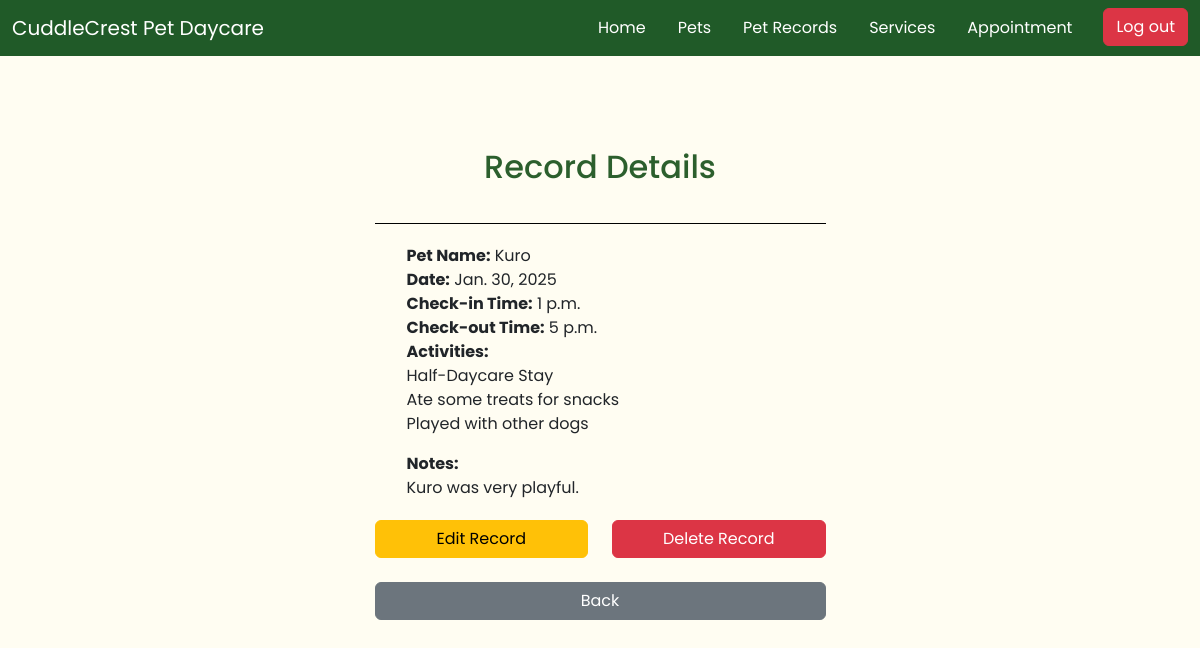
Screenshot of /pet-record/14/ (signed in) with the database file from the repository.
### app/models.py (models this page shows, shortened)
class PetRecord(models.Model):
    pet = models.ForeignKey(PetProfile, on_delete=models.CASCADE)
    date = models.DateField(null=True, blank=True)
    check_in_time = models.TimeField(null=True, blank=True)
    check_out_time = models.TimeField(null=True, blank=True)
    activities = models.TextField(null=True, blank=True)
    notes = models.TextField(null=True, blank=True)

class PetProfile(models.Model):
    pet_name = models.CharField(max_length=50)
    breed = models.CharField(max_length=50)
    weight = models.DecimalField(max_digits=5, decimal_places=2)
    sex = models.CharField(max_length=1, choices=[
        ('M', 'Male'),
        ('F', 'Female'),
        ('O', 'Other'),
    ])
    owner = models.ForeignKey(settings.AUTH_USER_MODEL, on_delete=models.CASCADE)
    VACCINATION_STATUS_CHOICES = [
        ('vaccinated', 'Vaccinated'),
        ('not_vaccinated', 'Not Vaccinated'),
    ]
    vaccination_status = models.CharField(
        max_length=20,
        choices=VACCINATION_STATUS_CHOICES,
        default='not_vaccinated'
    )
    pet_image = models.ImageField(upload_to='media/', null=True, blank=True)

### app/views.py (the view)
# urls.py: path('pet-record/<int:pk>/', PetRecordDetailView.as_view(), name='pet_record_detail'),
class PetRecordDetailView(LoginRequiredMixin, DetailView):
    model = PetRecord
    template_name = 'pet_record/pet_record_detail.html'
    context_object_name = 'record'

### app/templates/pet_record/pet_record_detail.html
{% extends 'app/base.html' %}
{% block content %}
<div class="container-fluid" id="page-container-headers">
    <div class="container">
        <br>
        <br>
        <h2 id="title-header">Record Details</h3>
        <br>
        <ul id="details">
            <li><strong>Pet Name:</strong> {{ record.pet.pet_name }}</li>
            <li><strong>Date:</strong> {{ record.date }}</li>
            <li><strong>Check-in Time:</strong> {{ record.check_in_time }}</li>
            <li><strong>Check-out Time:</strong> {{ record.check_out_time }}</li>
            <li><strong>Activities:</strong></li>
            <li><p class="activities">{{ record.activities }}</p></li>
            <li><strong>Notes:</strong></li>
            <li><p class="notes">{{ record.notes }}</p></li>
        </ul>
        <div class="row">
            {% if user.is_staff %}
            <div class="col">
                <a href="{% url 'pet_record_update' record.pk %}" class="btn btn-warning" id="action-button">Edit Record</a>
            </div>
            <div class="col">
                <a href="{% url 'pet_record_delete' record.pk %}" class="btn btn-danger" id="action-button">Delete Record</a>
            </div>
            {% endif %}
        </div>
        <br>
        <a href="{% url 'pet_record_list' %}" class="btn btn-secondary" id="back-button">Back</a>
    </div>
</div>
{% endblock content %}

### static/css/base.css (style rules this page uses)
* { font-family: "Poppins", serif !important; }
body { background-color: #FFFDF2; }
#page-container-headers .container { width: 475px !important; margin-top: 35px; }
#title-header { color: #2C5F2D; text-align: center; padding-bottom: 5px; }
#action-button, #back-button { width: 100% !important; }
#details { list-style: none; border-top: 1px solid black; margin-bottom: 20px; padding-top: 20px; }
.service-description, .activities, .notes { word-wrap: break-word; white-space: pre-line; max-width: 92%; overflow-wrap: break-word; }

### rows the page displays
PetRecord: pet.pet_name "Kuro", date "Jan. 30, 2025", check_in_time "1 p.m.", check_out_time "5 p.m.", activities "Half-Daycare Stay Ate some treats for snacks Played with other dogs", notes "Kuro was very playful."
